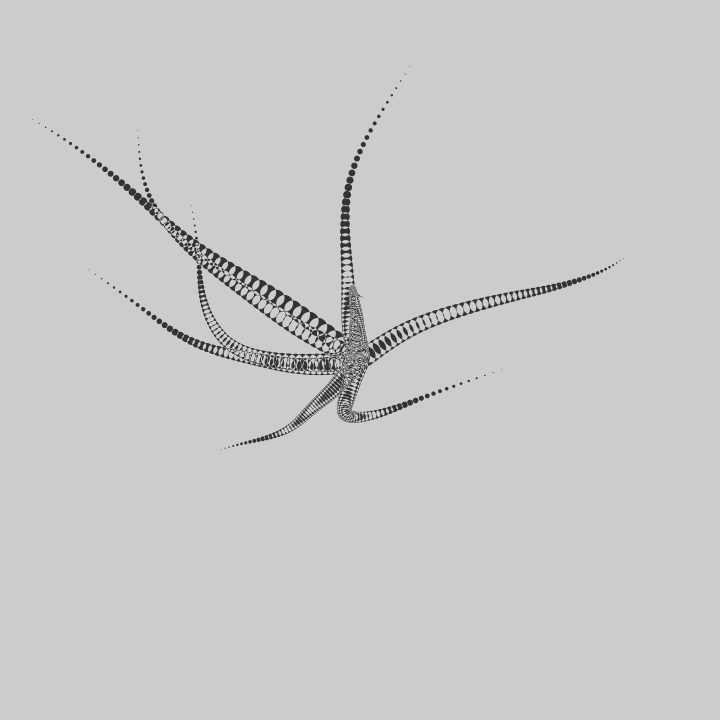
Frame 1 (no input)
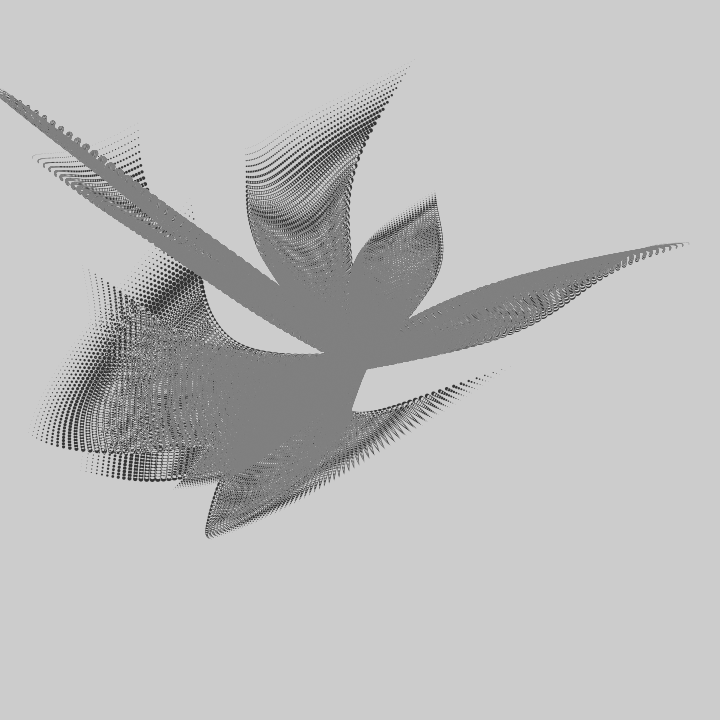
Frame 60 (the mouse pressed at the canvas centre just before this capture)
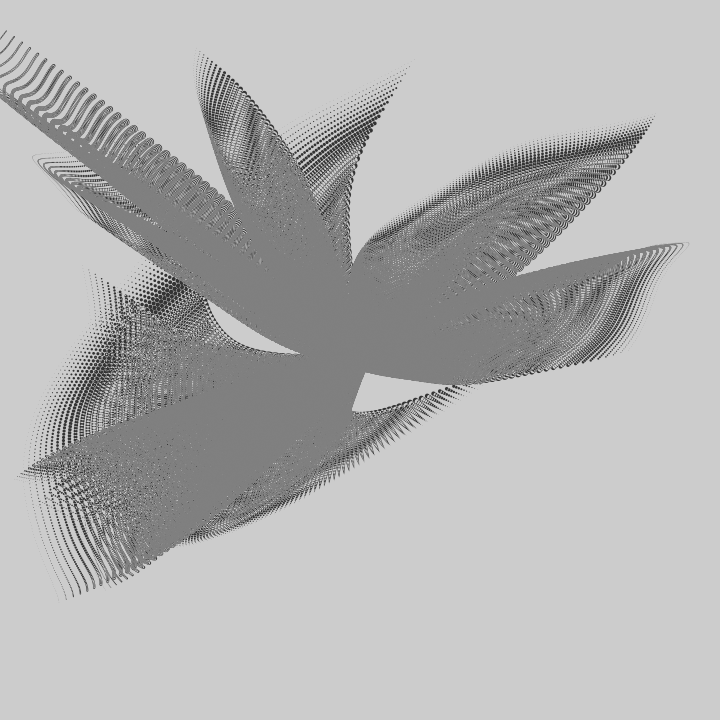
Frame 120 (the mouse held since frame 60 and released just before this capture)

The Processing sketch that drew these frames (run headless with seeded random() and noise(); from frame 60 on, the mouse is pressed at the canvas centre):

// Processing sketch: bit2atom_20210217c_morphingCurvePattern4
// ── bit2atom_20210217c_morphingCurvePattern4.pde
float t, i, d, x, y;
void setup() {
  size(720, 720);
}
void draw() {
  clear();
  blendMode(DIFFERENCE);
  t+=.005;
  for (i=0; i<9; i++) {
    x=y=360;
    for (d=.5; d>0; d-=.01) {
      circle(x+=(noise(i, d+t)-.5)*30, y+=(noise(i, d+t, 9)-.5)*30, d*40);
    }
  }
}
